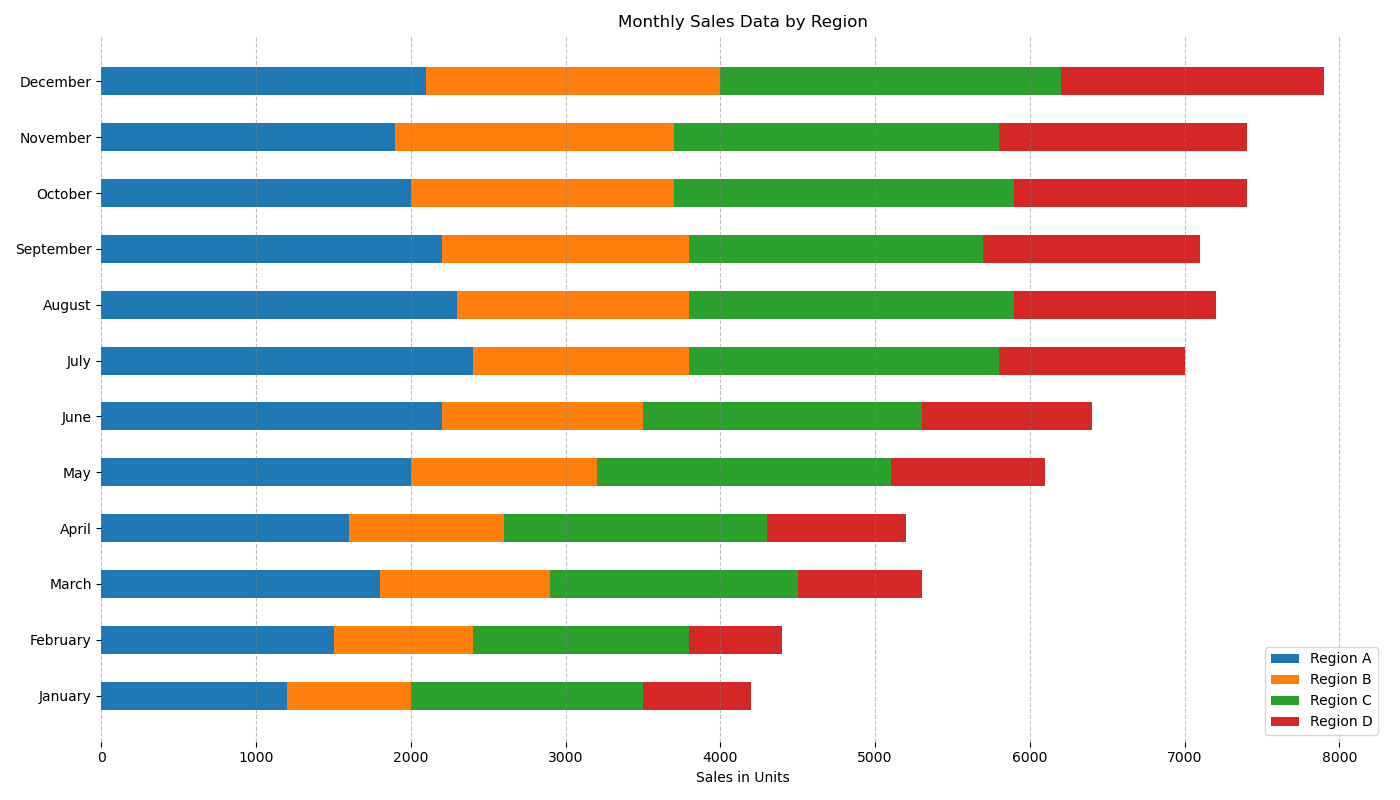

Write the Python code that produced this figure.

import matplotlib.pyplot as plt

# Data from the table
months = ['January', 'February', 'March', 'April', 'May', 'June', 
          'July', 'August', 'September', 'October', 'November', 'December']
region_a = [1200, 1500, 1800, 1600, 2000, 2200, 2400, 2300, 2200, 2000, 1900, 2100]
region_b = [800, 900, 1100, 1000, 1200, 1300, 1400, 1500, 1600, 1700, 1800, 1900]
region_c = [1500, 1400, 1600, 1700, 1900, 1800, 2000, 2100, 1900, 2200, 2100, 2200]
region_d = [700, 600, 800, 900, 1000, 1100, 1200, 1300, 1400, 1500, 1600, 1700]

# Stacked bar data preparation
bar_width = 0.5
indices = range(len(months))

# Plotting
fig, ax = plt.subplots(figsize=(14, 8))

ax.barh(indices, region_a, height=bar_width, color='#1f77b4', label='Region A')
ax.barh(indices, region_b, height=bar_width, left=region_a, color='#ff7f0e', label='Region B')
ax.barh(indices, region_c, height=bar_width, left=[i+j for i,j in zip(region_a, region_b)], color='#2ca02c', label='Region C')
ax.barh(indices, region_d, height=bar_width, left=[i+j+k for i,j,k in zip(region_a, region_b, region_c)], color='#d62728', label='Region D')

# Labels and Titles
ax.set_xlabel('Sales in Units')
ax.set_title('Monthly Sales Data by Region')
ax.set_yticks(indices)
ax.set_yticklabels(months)
ax.legend(loc='best')

# Remove the spines
for spine in ax.spines.values():
    spine.set_visible(False)

# Grid lines
ax.xaxis.grid(True, linestyle='--', which='major', color='grey', alpha=0.5)

# Show plot
plt.tight_layout()
plt.show()
